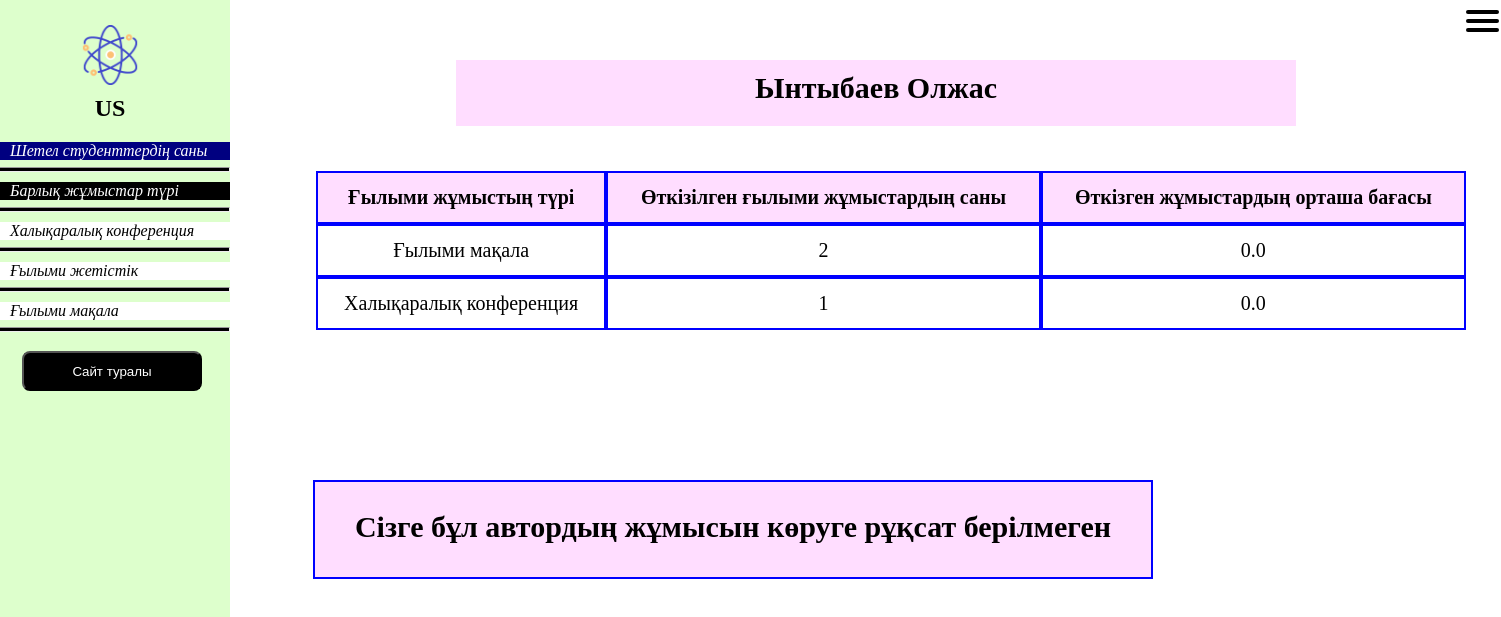
The app's page /post/intibaev-olzhas-15/ with its own data.
### article/models.py (models this page shows, shortened)
class Article(models.Model):
    aut_username = models.TextField("Автордың логины")
    author = models.CharField(verbose_name='Ғылыми жұмыстың авторы', max_length=255)
    title = models.CharField(max_length=255, verbose_name="Ғылыми жұмыстың тақырыбы")
    slug = models.SlugField(max_length=255, unique=True, db_index=True, verbose_name="Ғылыми жұмыстың url-адресі",default=uuid.uuid4)
    subject = models.TextField(blank=True, verbose_name="Ғылыми жұмыстың сипаттамасы")
    time_create = models.DateTimeField(auto_now_add=True, verbose_name="Ғылыми жұмыстың құрылу уақыты")
    time_update = models.DateTimeField(auto_now=True, verbose_name="Ғылыми жұмыстың өзгеру уақыты")
    type = models.ForeignKey('Worktype', on_delete=models.PROTECT, verbose_name="Ғылыми жұмыстың түрлері")
    score = models.DecimalField(max_digits=3,decimal_places=0, verbose_name="Ғылыми жұмыстың бағасы",default='0')
    class Meta:
        verbose_name = 'Ғылыми жұмыс'
        verbose_name_plural = 'Ғылыми жұмыстар'
        ordering = ['-id']

class Worktype(models.Model):
    name = models.CharField(max_length=100, db_index=True, verbose_name="Ғылыми жұмыстың түрі")
    slug = models.SlugField(max_length=255, unique=True, db_index=True, verbose_name="Ғылыми жұмыстың url-адресі")
    def __str__(self):
        return self.name
    def get_absolute_url(self):
        return reverse('type', kwargs={'type_slug': self.slug})
    class Meta:
        verbose_name = 'Ғылыми жұмыстың түрі'
        verbose_name_plural = 'Ғылыми жұмыстың түрлері'
        ordering = ['id']

### article/views.py (the view)
# urls.py: path('post/<slug:post_slug>/', ShowPost.as_view(), name='post'),
class ShowPost(DataMixin, DetailView):
    model = Article
    template_name = 'article/post.html'
    slug_url_kwarg = 'post_slug'
    context_object_name = 'post'
    def get_context_data(self, *, object_list=None, **kwargs):
        context = super().get_context_data(**kwargs)
        c_def = self.get_user_context(title=context['post'].author)
        return dict(list(context.items()) + list(c_def.items()))

### article/templates/article/post.html (shortened to what this page needs)
{% extends 'article/list_types.html' %}
{% load static %}
{% block title %}<table style="margin-top:50px;margin-left:423px;" class="title">
    <tr ><th><h1 style="margin-top:10px;">{{post.author}}</h1></th></tr>
    </table>
{% endblock %}
{% block content %}
	<table class="table_sort" style="margin-left:283px;margin-top:25px; ">
                                <thead><tr>
                          <th style="cursor: pointer;">Ғылыми жұмыстың түрі</th>
                          <th style="cursor: pointer;">Өткізілген ғылыми жұмыстардың  саны</th>
                          <th style="cursor: pointer;">Өткізген жұмыстардың орташа бағасы</th>
                                </tr></thead>
        <tbody>
                             {% for c in counts_type %}
                                     {% if post.aut_username == c.aut_username  %}
                          <tr><td><p align="center">{{ c.type }}</p></td>
                              <td><p align="center">{{ c.total }}</p></td>
                              <td><p align="center">{{ c.avg }}</p></td></tr>{%endif%}{% endfor %}</tbody></table>
{% if request.user.username == post.aut_username or request.user.is_superuser or request.user.is_staff %}
	<table class="table_sort" id="post" border="1" cellpadding="0" style="margin-top:40px;">
	   <thead><tr ><th colspan="7" class="op">"{{post.author}}" авторының ғылыми жұмыстары</th></tr>
       <th>Типі</th>
       <th>Тақырыбы</th>
       <th>Сипаттамасы</th>
       <th>Өткізілген уақыты</th>
       <th>Өзгеріс енгізілген уақыты</th>
       <th>Баға</th>
       {% if request.user.is_staff or request.user.is_superuser and request.user.username != post.aut_username %}<th>Ғылыми жұмысты бағалау</th>
       {% else %}<th>Ғылыми жұмысты жою немесе өзгерту</th>{% endif %}</tr>
       </thead>
{% for p in posts %}{% if post.aut_username == p.aut_username and p.aut_username  %}
                       <tr><td><p align="center">{{ p.type }}</p></td>
                          <td><p align="left">{{ p.title }}</p></td>
                          <td><p align="left">{{ p.subject }}</p></td>
                          <td><p align="center" style="font-size:18px">{{p.time_create | date:"Y.m.d   H:i "}}</p></td>
                           <td><p align="center" style="font-size:18px">{{p.time_update | date:"Y.m.d   H:i "}}</p></td>
                           <td><p align="center" style="font-size:20px">{{p.score}}</p></td>
                          <td>{% if request.user.username == post.aut_username %}
                              <a href="edit/{{p.id}}" id="edit" >Өзгерту</a>
                              <br>
                              <hr id="hredit"><br>
                              <a href="delete/{{p.id}}" id="edit">Жою</a></td>
                              {% elif request.user.is_staff and request.user.is_superuser %}<a href="editscore/{{p.id}}" id="score" >Бағалау</a>{% endif %}
                       </tr>{% endif %}{% endfor %}
    </table>
    {% else %}<table>
    <tr class="table_sort"><th><h1>Cізге бұл автордың жұмысын көруге рұқсат берілмеген</h1></th></tr>
   </table>
{% endif %}
{% endblock %}

### article/templates/article/list_types.html
{% extends 'article/base.html' %}
{% block list_types %}
<sel><a href="{% url 'students' %}"><li  style="background-color:navy"><p5>Шетел студенттердің саны</p5></li></a><hr></sel>
{% if type_selected == 0 %}
<sel><a href="{% url 'home' %}" ><li><p5  style="color:white;">Барлық жұмыстар түрі</p5></li></a><hr></sel>
{% else %}	<unsel><a href="{% url 'home' %}"><li><p5>Барлық жұмыстар түрі</p5></li></a><hr></unsel>
				{% endif %}	{% for t in types %}{% if t.article__count > 0 %}	{% if t.pk == type_selected %}
			<sel><a href="{{ t.get_absolute_url }}" ><li><p5>{{t.name}}</p5  ></li></a><hr></sel>
	{% else %}
<unsel><a href="{{ t.get_absolute_url }}" ><li><p5>{{t.name}}</p5></li></a><hr></unsel>
	{% endif %}{% endif %}{% endfor %}		{% endblock %}

### article/static/article/css/styles.css (style rules this page uses)
body { background-color:White ; -webkit-touch-callout: none; -webkit-user-select: none; -khtml-user-select: none; -moz-user-select: none; -ms-user-select: none; user-select: none; }
p { font:italic 20px bold "Times New Roman", Times, serif ; margin-left:20px; }
a { text-decoration: none; color: white; font:italic 20px bold "Times New Roman", Times, serif ; }
p5 { color:red;font:italic 16px bold "Times New Roman", Times, serif ; }

### article/static/article/css/navigation.css (style rules this page uses)
.nav p5 { font-style: italic; display: block; margin-left:25px; }
.nav ul hr { height: 3px; margin-left:-40px; margin-right:-20px; margin-top:7px ; position:fixed margin: 0 auto;background: #000 }
.nav a { font:italic bold "Times New Roman", Times, serif ; font-style: italic; }
sel a li { background-color:black;margin-top: 10px;margin-right: -20px; }
sel p5 { color:white; }
unsel a li { background-color:white; margin-top: 10px;margin-right: -20px; }
unsel p5 { margin-left: 25px;color:black; }
.nav ul unsel { background-color:white;color:black; }

### article/static/article/css/tables.css (style rules this page uses)
table h1 { color:black; font-size:30px;margin-top: 15px;padding:0px;margin-left:0px;margin-bottom:20px; }
.title { margin-top:50px;border-radius:50px;margin-left:330px; }
.title tr { background-color:#ffddff; }
.title th h1 { margin-top:15px; }
.table_sort td, .table_sort th { padding:13px; text-align: center; border: 2px solid black; }
.table_sort th { margin-left:320px; color:black;border-color:blue; background-color:#ffddff; cursor: pointer; }
.table_sort td { border-color:blue; }
.table_sort tbody tr { background: white; }
.table_sort { width:1200px;max-width: 1200px; }
table { padding-top:10px; padding-left:25px; padding-right:25px; padding-bottom:10px; margin-left:280px; margin-top:130px; margin-right:70px; top:100px; border-spacing: 0px 0px; min-width: 890px; max-width: 1200px; font-size:20px ;right: 20px; background-color:White; text-align:center;font:italic 60px bold "Times New Roman", Times, serif ; }

### article/static/article/css/registration.css (style rules this page uses)
ul li { cursor:pointer; text-decoration:none; font-style: italic; color: white; }

### records on screen
Article: author "Ынтыбаев Олжас"
Worktype: name "Халықаралық конференция"
Worktype: name "Ғылыми жетістік"
Worktype: name "Ғылыми мақала"
Article: type "Ғылыми мақала", total "2", avg "0.0"
Article: type "Халықаралық конференция", total "1", avg "0.0"
